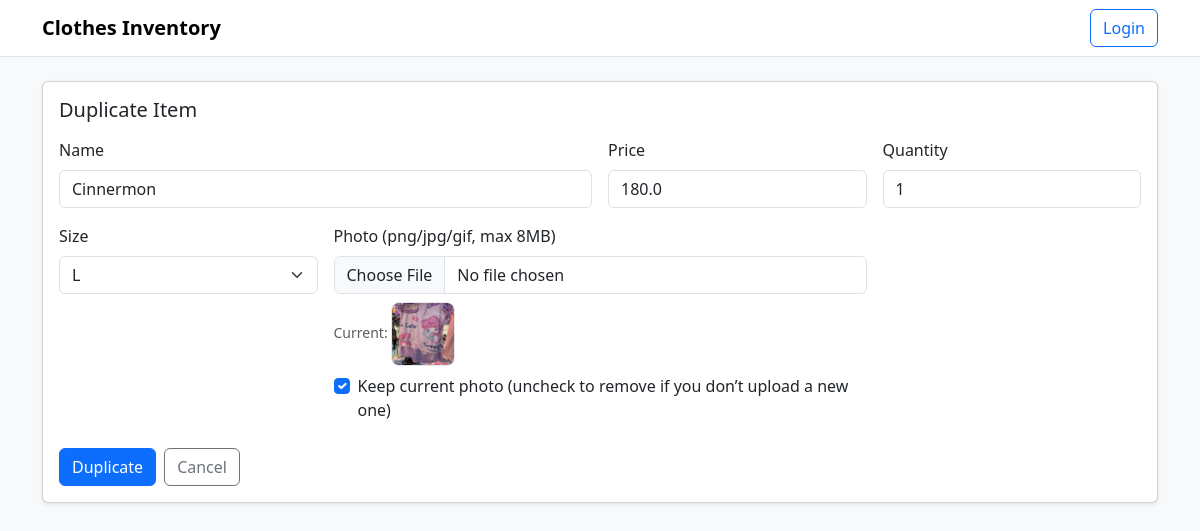
The app's page /duplicate/2 with its own data.
### tables this page shows
CREATE TABLE items (
            id INTEGER PRIMARY KEY AUTOINCREMENT,
            name TEXT NOT NULL,
            price REAL NOT NULL CHECK(price >= 0),
            quantity INTEGER NOT NULL CHECK(quantity >= 0),
            size TEXT NOT NULL CHECK(size IN ('S','M','L','XL')),
            photo TEXT
        );

### app.py (the view, shortened to what this page needs)
@app.route('/duplicate/<int:item_id>', methods=['GET', 'POST'])
def duplicate_item(item_id):
    conn = get_db()
    item = conn.execute("SELECT * FROM items WHERE id=?", (item_id,)).fetchone()
    if not item:
        flash("Item not found", "danger")
        return redirect(url_for('index'))
    return render_template('form.html', mode="Duplicate", item=item, SIZES=SIZES)

### app.py (called while the page is built)
def get_db():
    conn = sqlite3.connect(DB_PATH)
    conn.row_factory = sqlite3.Row
    return conn

### templates/form.html (shortened to what this page needs)
{% extends "base.html" %}
{% block content %}
<div class="card shadow-sm">
  <div class="card-body">
    <h5 class="card-title mb-3">{{ mode }} Item</h5>
    <form method="post" enctype="multipart/form-data" novalidate>
      <div class="row g-3">
        <div class="col-md-6">
          <label class="form-label">Name</label>
          <input name="name" class="form-control" required
                 value="{{ (item.name if item else '') }}">
        </div>
        <div class="col-md-3">
          <label class="form-label">Price</label>
          <input name="price" class="form-control" type="number" step="0.01" min="0" required
                 value="{{ (item.price if item else '') }}">
        </div>
        <div class="col-md-3">
          <label class="form-label">Quantity</label>
          <input name="quantity" class="form-control" type="number" min="0" required
                 value="{{ (item.quantity if item else '') }}">
        </div>
        <div class="col-md-3">
          <label class="form-label">Size</label>
          <select name="size" class="form-select" required>
            {% for s in SIZES %}
              <option value="{{ s }}" {{ 'selected' if item and item.size==s else '' }}>{{ s }}</option>
            {% endfor %}
          </select>
        </div>
        <div class="col-md-6">
          <label class="form-label">Photo (png/jpg/gif, max 8MB)</label>
          <input type="file" name="photo" class="form-control" accept=".png,.jpg,.jpeg,.gif">
          {% if item and item.photo %}
            <div class="form-text mt-2">
              Current:
              <img class="thumb" src="{{ url_for('static', filename='uploads/' ~ item.photo) }}" alt="photo">
            </div>
            <div class="form-check mt-2">
              <input class="form-check-input" type="checkbox" id="keep_old_photo" name="keep_old_photo" value="1" checked>
              <label class="form-check-label" for="keep_old_photo">
                Keep current photo (uncheck to remove if you don’t upload a new one)
              </label>
            </div>
          {% endif %}
        </div>
      </div>
      <div class="mt-4 d-flex gap-2">
        <button class="btn btn-primary" type="submit">{{ mode }}</button>
        <a class="btn btn-outline-secondary" href="{{ url_for('index') }}">Cancel</a>
      </div>
    </form>
  </div>
</div>
{% endblock %}

### templates/base.html (style rules this page uses)
.thumb { width: 64px; height: 64px; object-fit: cover; border-radius: 8px; border: 1px solid #e6e6e6; }

### records on screen
items: name "Cinnermon", price "180.0", quantity "1", photo (picture)

### other values on screen
{{ mode }} "Duplicate"
form field size "L"
